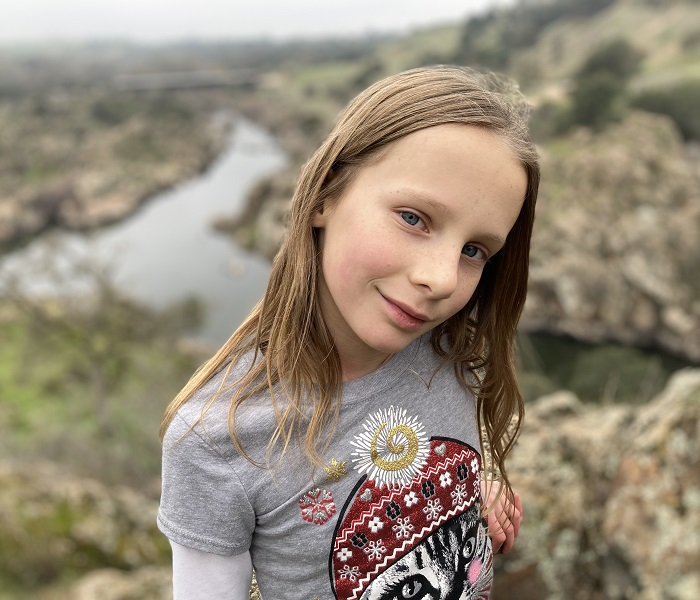
#> input picture Classification/Handwriting/elizabeth.bmp, 700 x 600 px
$ python pillow_demo.py
#> lines starting #> are read from the running program, lines starting #| are printed output that depends on the picture
from PIL import Image

# References:
#   Image Processing in Python with Pillow by Joyce Echessa
#     https://auth0.com/blog/image-processing-in-python-with-pillow/

if __name__ == '__main__':

    print("\nPillow")

    # Open and display an image with pillow
    # Notice that the picture opens in an external viewer
    pimage = Image.open('elizabeth.bmp')
#> pimage is the input picture: PIL image 700x600 RGB; mean R, G, B 149.5, 137.8, 120.5
    print(f"Original Size:  {pimage.size}")
#| Original Size:  (700, 600)
    pimage.show()

    # Resize to a strange size (larger or smaller is OK)
    pimage = Image.open('elizabeth.bmp')
    pimage = pimage.resize((200, 400))
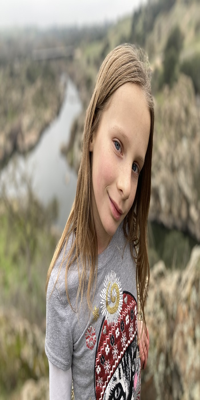
#> pimage: PIL image 200x400 RGB; mean R, G, B 149.5, 137.8, 120.5
    print(f"Resized Size:   {pimage.size}")
#| Resized Size:   (200, 400)
    pimage.show()

    # Resize smaller with thumbnail function
    pimage = Image.open('elizabeth.bmp')
    pimage.thumbnail((200, 400))
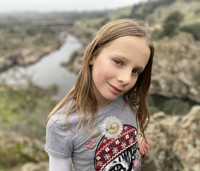
#> pimage: PIL image 200x171 RGB; mean R, G, B 149.5, 137.8, 120.5
    print(f"Thumbnail Size: {pimage.size}")
#| Thumbnail Size: (200, 171)
    pimage.show()

    # Crop the image based on a manual bounding box
    pimage = Image.open('elizabeth.bmp')
    pimage = pimage.crop((250, 50, 575, 400)) # top-left -> bottom-right
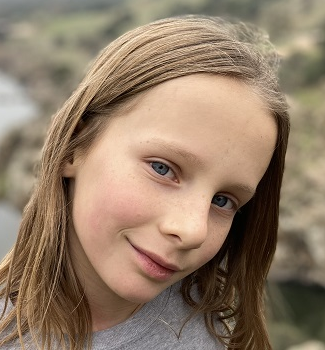
#> pimage: PIL image 325x350 RGB; mean R, G, B 145.7, 124.6, 103.8
    print(f"Cropped Size:   {pimage.size}")
#| Cropped Size:   (325, 350)
    pimage.show()

    # Convert to grayscale
    pimage = Image.open('elizabeth.bmp')
    pimage = pimage.convert('L')
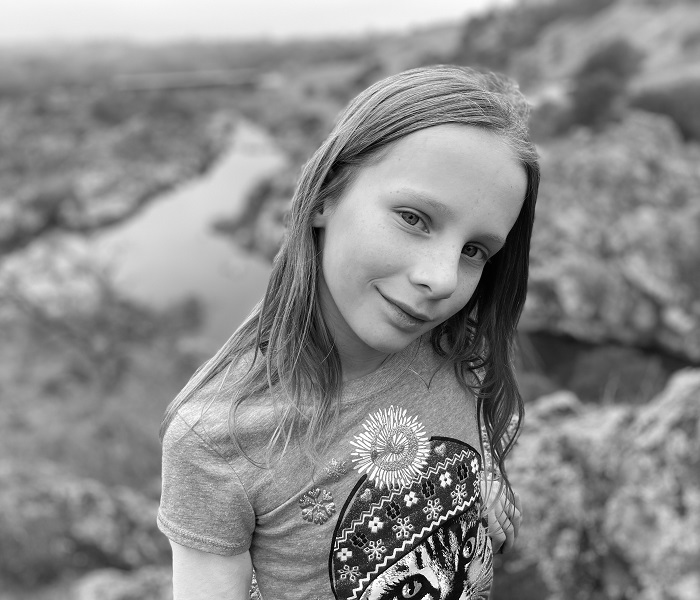
#> pimage: PIL image 700x600 L; min 0, max 255, mean 139.3
    pimage.show()
    pimage.save('gs_elizabeth.bmp')

    pimage = Image.open('elizabeth.bmp')
    print(f"\n{pimage}\n")
#| <PIL.BmpImagePlugin.BmpImageFile image mode=RGB size=700x600 at 0x7F59DCC7E2D0>

    print("Done with Pillow\n")

    # -------------------------------------------------------------------------#

$ run again, with Classification/Handwriting/lydia.bmp copied over Classification/Handwriting/elizabeth.bmp
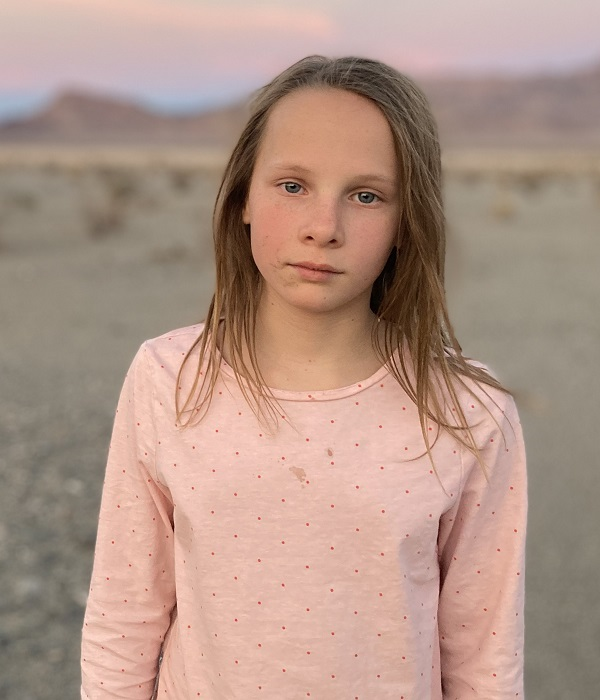
#> input picture Classification/Handwriting/lydia.bmp, 600 x 700 px
#> pimage is the input picture: PIL image 600x700 RGB; mean R, G, B 176.8, 149, 135.8
#| Original Size:  (600, 700)
#| Resized Size:   (200, 400)
#| Thumbnail Size: (200, 233)
#> `pimage = pimage.crop((250, 50, 575, 400))`:
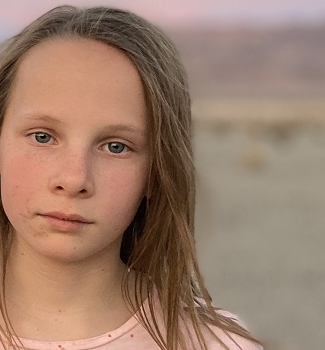
#> pimage: PIL image 325x350 RGB; mean R, G, B 156, 125.9, 108.2
#| Cropped Size:   (325, 350)
#> `pimage = pimage.convert('L')`:
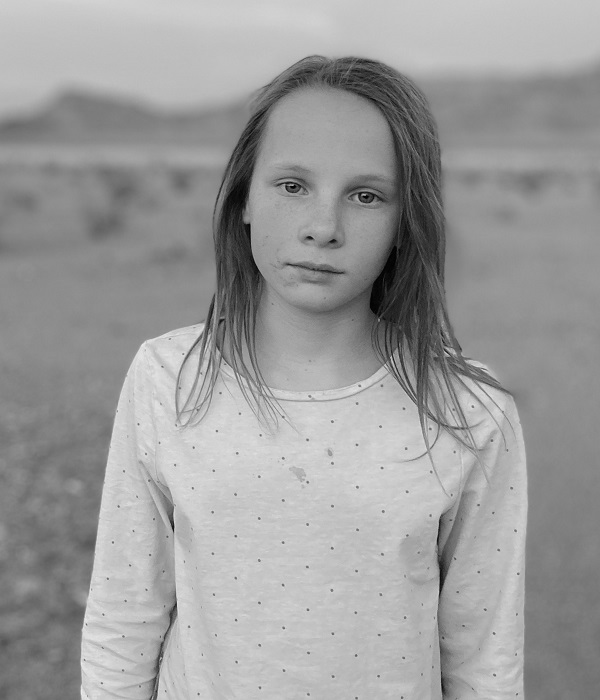
#> pimage: PIL image 600x700 L; min 0, max 236, mean 155.8
#| <PIL.BmpImagePlugin.BmpImageFile image mode=RGB size=600x700 at 0x7F59DCC81350>

$ run again, with Classification/Handwriting/dept_photo.jpeg saved as Classification/Handwriting/elizabeth.bmp
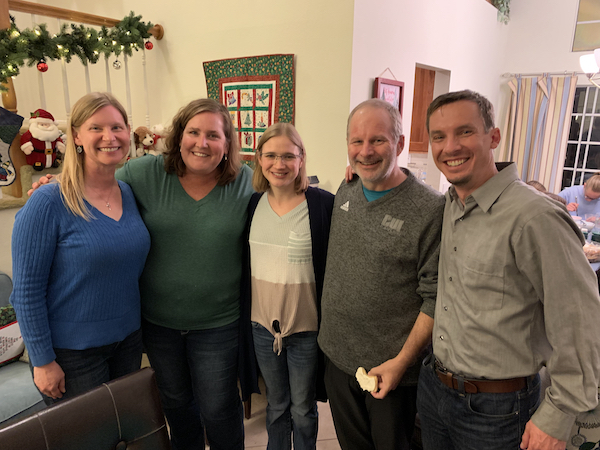
#> input picture Classification/Handwriting/dept_photo.jpeg, 600 x 450 px
#> pimage is the input picture: PIL image 600x450 RGB; mean R, G, B 116.3, 101.8, 88.5
#| Original Size:  (600, 450)
#| Resized Size:   (200, 400)
#| Thumbnail Size: (200, 150)
#> `pimage = pimage.crop((250, 50, 575, 400))`:
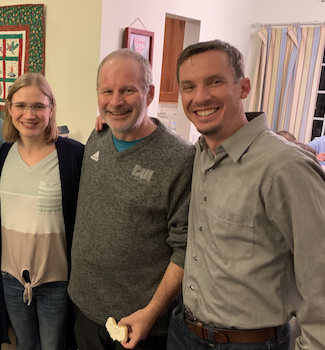
#> pimage: PIL image 325x350 RGB; mean R, G, B 130.4, 110.2, 93.7
#| Cropped Size:   (325, 350)
#> `pimage = pimage.convert('L')`:
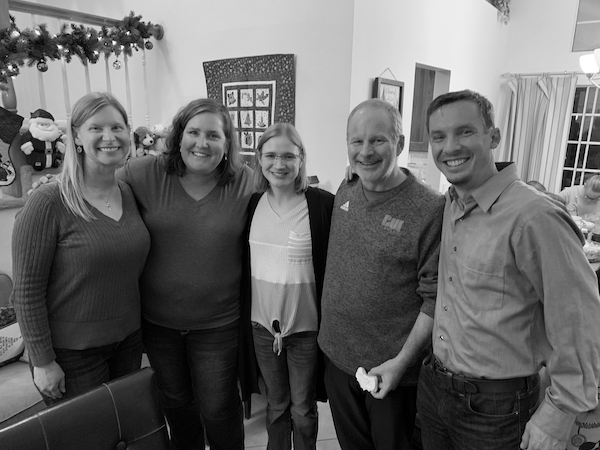
#> pimage: PIL image 600x450 L; min 0, max 255, mean 104.6
#| <PIL.BmpImagePlugin.BmpImageFile image mode=RGB size=600x450 at 0x7F59DCCC0550>
